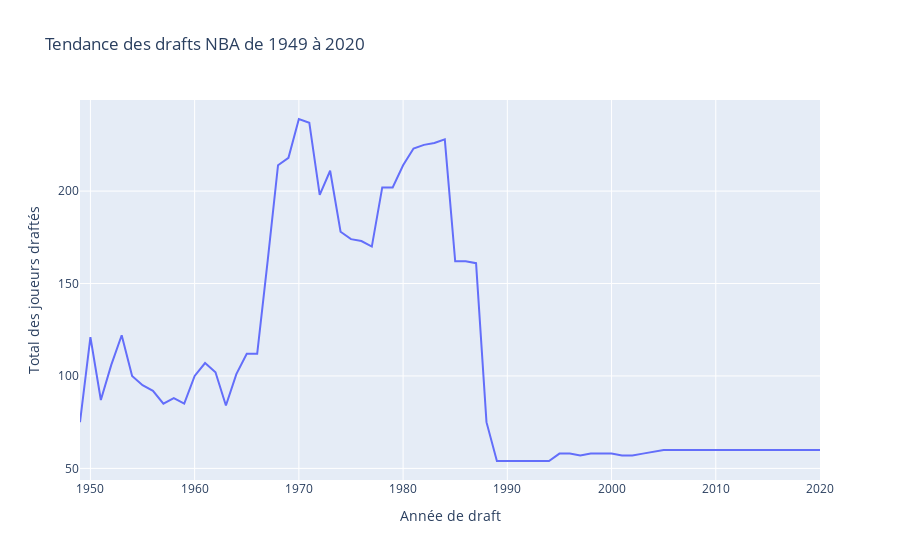

The code cell stored with this chart in its notebook:
### Markdown cell above
## L'évolution de la draft depuis 1946

### Code cell
# Charger le fichier CSV
df_draft = pd.read_csv('./csv/Draft.csv')

# Compter le nombre total de joueurs draftés par année
year_draft_total = df_draft.groupby('yearDraft').size().reset_index(name='total_drafted')

# Créer le graphique
fig = px.line(year_draft_total, 
              x="yearDraft", y="total_drafted", 
              title='Tendance des drafts NBA de 1949 à 2020')

# Mettre à jour les légendes en français
fig.update_layout(
    xaxis_title='Année de draft',
    yaxis_title='Total des joueurs draftés',
    title='Tendance des drafts NBA de 1949 à 2020'
)

fig.show()

### Figure 1 — Plotly figure (JSON) as saved in the notebook; plotly's stock layout.template omitted (floating-point values rounded to 4 significant figures)
{"data": [{"hovertemplate": "yearDraft=%{x}<br>total_drafted=%{y}<extra></extra>", "legendgroup": "", "line": {"color": "#636efa", "dash": "solid"}, "marker": {"symbol": "circle"}, "mode": "lines", "name": "", "orientation": "v", "showlegend": false, "type": "scatter", "x": [1949, 1950, 1951, 1952, 1953, 1954, 1955, 1956, 1957, 1958, 1959, 1960, 1961, 1962, 1963, 1964, 1965, 1966, 1967, 1968, 1969, 1970, 1971, 1972, 1973, 1974, 1975, 1976, 1977, 1978, 1979, 1980, 1981, 1982, 1983, 1984, 1985, 1986, 1987, 1988, 1989, 1990, 1991, 1992, 1993, 1994, 1995, 1996, 1997, 1998, 1999, 2000, 2001, 2002, 2003, 2004, 2005, 2006, 2007, 2008, 2009, 2010, 2011, 2012, 2013, 2014, 2015, 2016, 2017, 2018, 2019, 2020], "xaxis": "x", "y": [75, 121, 87, 106, 122, 100, 95, 92, 85, 88, 85, 100, 107, 102, 84, 101, 112, 112, 162, 214, 218, 239, 237, 198, 211, 178, 174, 173, 170, 202, 202, 214, 223, 225, 226, 228, 162, 162, 161, 75, 54, 54, 54, 54, 54, 54, 58, 58, 57, 58, 58, 58, 57, 57, 58, 59, 60, 60, 60, 60, 60, 60, 60, 60, 60, 60, 60, 60, 60, 60, 60, 60], "yaxis": "y"}], "layout": {"legend": {"tracegroupgap": 0}, "title": {"text": "Tendance des drafts NBA de 1949 à 2020"}, "xaxis": {"anchor": "y", "domain": [0, 1], "title": {"text": "Année de draft"}}, "yaxis": {"anchor": "x", "domain": [0, 1], "title": {"text": "Total des joueurs draftés"}}}}
